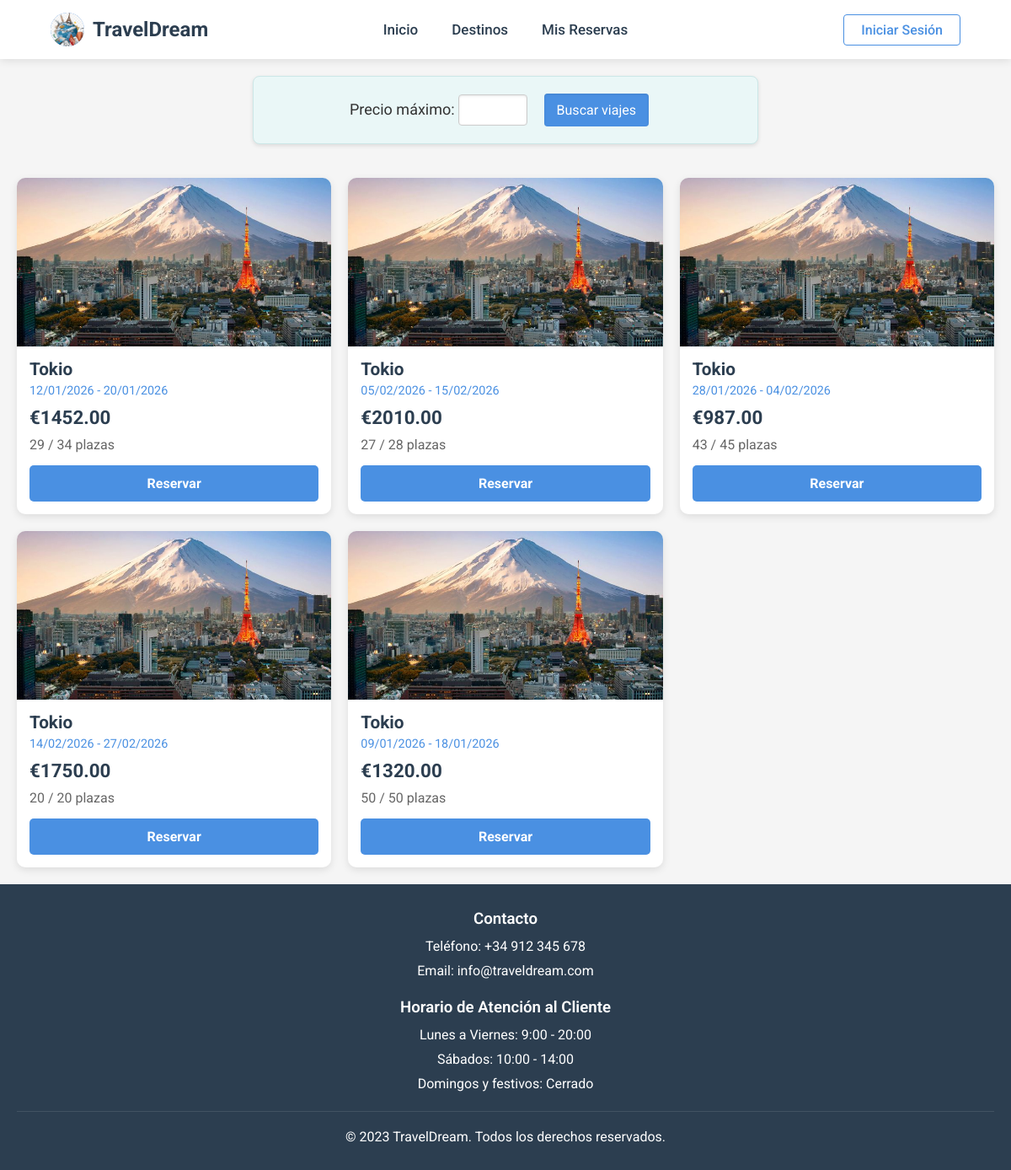
The app's page /viajes/Tokio with its own data.
### appAgenciaDjango/models.py (models this page shows, shortened)
class Viaje(models.Model):
    viajeID = models.AutoField(primary_key=True)
    destino = models.ForeignKey(Destino, on_delete=models.CASCADE)
    precio = models.DecimalField(max_digits=10, decimal_places=2)
    fecha_salida = models.DateField()
    fecha_regreso = models.DateField()
    plazas_totales = models.IntegerField()
    def calcular_plazas_disponibles(self):
        reservas_count = Reserva.objects.filter(viajeID=self.viajeID).count()
        return self.plazas_totales - reservas_count

class Destino(models.Model):
    destinoID = models.AutoField(primary_key=True)
    nombre = models.CharField(max_length=100)
    descripcion = models.TextField()
    pais = models.CharField(max_length=100)
    moneda = models.CharField(max_length=50)

### appAgenciaDjango/views.py (the view)
# urls.py: path('viajes/', views.viajes_general, name='viajes_general'),
def viajes(request , destino_nombre: str):
    destino = Destino.objects.get(nombre=destino_nombre)
    lista_viajes = Viaje.objects.filter(destino=destino.destinoID)
    return render(request, 'viajes.html', {'viajes': lista_viajes})

### appAgenciaDjango/templates/viajes.html (shortened to what this page needs)
{% extends "base.html" %}
{% load static %}
{% block extra_css %}
<link rel="stylesheet" href="{% static 'css/viajes.css' %}">
{% endblock %}
{% block contenido %}
<div class="viajes-range">
    <form action="" id="range-form" name="range-form">
        Precio máximo: <input type="number" id="precio_maximo" name="precio_maximo" required min=0 max=9999>
        <input type=submit value="Buscar viajes">
    </form>
</div>
    {% if viajes %}
        <div class="viajes-grid">
            {% for viaje in viajes %}
                <div class="viaje-card" data-precio="{{viaje.precio}}">
                    <div class="viaje-image">
                        <img src="{% static 'images/' %}{{ viaje.destino.nombre|lower }}.jpg" alt="{{ viaje.destino.nombre }}">
                    </div>
                    <div class="viaje-info">
                        <div class="viaje-destino">{{ viaje.destino.nombre }}</div>
                        <div class="viaje-fechas">
                            {{ viaje.fecha_salida|date:"d/m/Y" }} - {{ viaje.fecha_regreso|date:"d/m/Y" }}
                        </div>
                        <div class="viaje-precio">€{{ viaje.precio }}</div>
                        <div class="viaje-plazas">
                            {{ viaje.calcular_plazas_disponibles }} / {{ viaje.plazas_totales }} plazas
                        </div>
                        <a href="{% url 'ver_reserva' viaje.viajeID%}"
                        class="viaje-button {% if viaje.calcular_plazas_disponibles == 0 %}agotado{% endif %}">
                            {% if viaje.calcular_plazas_disponibles > 0 %}
                                Reservar
                            {% else %}
                                Agotado
                            {% endif %}
                        </a>
                    </div>
                </div>
            {% endfor %}
        </div>
    {% endif %}
{%  endblock  %}

### appAgenciaDjango/static/css/base.css (style rules this page uses)
* { margin: 0; padding: 0; box-sizing: border-box; font-family: 'Roboto', 'Segoe UI', Tahoma, Geneva, Verdana, sans-serif; }
body { background-color: #f5f5f5; color: #333; display: flex; flex-direction: column; min-height: 100vh; }

### appAgenciaDjango/static/css/viajes.css (style rules this page uses)
.viajes-range { background: #eaf7f7; padding: 20px; border: 1px solid #cce7e7; border-radius: 8px; box-shadow: 0 2px 5px rgba(0, 0, 0, 0.1); text-align: center; display: flex; justify-content: center; align-items: center; font-size: 18px; max-width: 600px; margin: 20px auto; }
.viajes-range input { font-size: 16px; margin-right: 15px; padding: 8px; border: 1px solid #ccc; border-radius: 4px; box-shadow: inset 0 1px 3px rgba(0, 0, 0, 0.1); }
.viajes-range input[type="submit"] { background: #4a90e2; color: white; border: none; border-radius: 4px; padding: 10px 15px; cursor: pointer; transition: background-color 0.3s ease; }
.viajes-grid { display: grid; grid-template-columns: repeat(auto-fill, minmax(300px, 1fr)); gap: 20px; padding: 20px; max-width: 1200px; margin: 0 auto; }
.viaje-card { background: white; border-radius: 10px; overflow: hidden; box-shadow: 0 3px 10px rgba(0, 0, 0, 0.1); }
.viaje-image { width: 100%; height: 200px; }
.viaje-image img { width: 100%; height: 100%; object-fit: cover; }
.viaje-info { padding: 15px; }
.viaje-destino { font-size: 1.3rem; font-weight: bold; margin-bottom: 5px; color: #2c3e50; }
.viaje-fechas { color: #4a90e2; margin-bottom: 10px; font-size: 0.9rem; }
.viaje-precio { font-size: 1.4rem; font-weight: bold; color: #2c3e50; margin: 10px 0; }
.viaje-plazas { color: #666; margin-bottom: 15px; }
.viaje-button { display: block; width: 100%; padding: 12px; background: #4a90e2; color: white; text-align: center; text-decoration: none; border-radius: 5px; border: none; font-weight: bold; }

### records on screen
Viaje: destino.nombre "Tokio", fecha_salida "12/01/2026", fecha_regreso "20/01/2026", precio "1452.00", calcular_plazas_disponibles "29", plazas_totales "34", shows "Reservar"
Viaje: destino.nombre "Tokio", fecha_salida "05/02/2026", fecha_regreso "15/02/2026", precio "2010.00", calcular_plazas_disponibles "27", plazas_totales "28", shows "Reservar"
Viaje: destino.nombre "Tokio", fecha_salida "28/01/2026", fecha_regreso "04/02/2026", precio "987.00", calcular_plazas_disponibles "43", plazas_totales "45", shows "Reservar"
Viaje: destino.nombre "Tokio", fecha_salida "14/02/2026", fecha_regreso "27/02/2026", precio "1750.00", calcular_plazas_disponibles "20", plazas_totales "20", shows "Reservar"
Viaje: destino.nombre "Tokio", fecha_salida "09/01/2026", fecha_regreso "18/01/2026", precio "1320.00", calcular_plazas_disponibles "50", plazas_totales "50", shows "Reservar"
